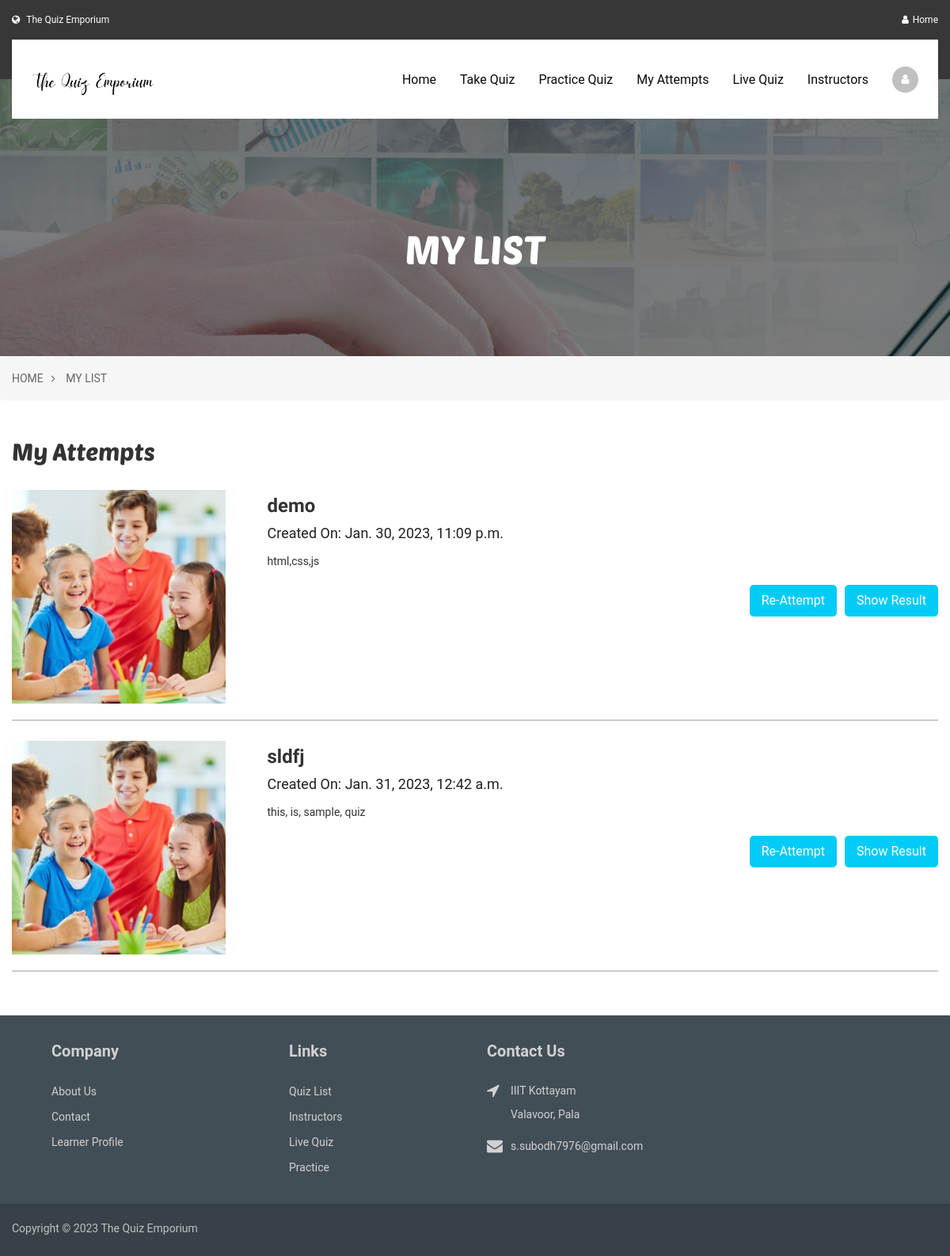
The app's page /learner/quiz-list (signed in) with its own data.
### instructor/models.py (models this page shows, shortened)
class QuizPost(models.Model):
    id = models.UUIDField(primary_key=True, default=uuid.uuid4)
    user = models.CharField(max_length=100)
    number = models.IntegerField()
    time_allot = models.IntegerField()
    tags = models.CharField(max_length=150)
    created_at = models.DateTimeField(default=datetime.now)
    title = models.TextField(max_length=100)
    total_marks = models.IntegerField(default=100)
    attempt_count = models.IntegerField(default=0)
    difficulty = models.TextField(default='easy')
    live = models.BooleanField(default=False)
    description = models.TextField(default=None)

### student/views.py (the view)
# urls.py: path('quiz-list', views.quiz_list, name='quiz-list'),
@user_passes_test(learner_check, login_url='/learner/signin')
def quiz_list(response):
    user = response.user.username
    ls = QuizRecord.objects.filter(user=user).all()
    quiz_ls = []
    for quiz in ls:
        quiz_ls.append(QuizPost.objects.get(id=quiz.id_quiz))
    return render(response, 'learner/quiz-list.html', {'quiz_ls': quiz_ls})

### student/views.py (called while the page is built)
def learner_check(user):
    if user.id:
        if LearnerProfile.objects.filter(user=user).exists():
            return True
        else:
            return False
    return False

### student/templates/learner/quiz-list.html (shortened to what this page needs)
{% extends 'learner/base.html' %}
{% load static %}
{% block content %}
<section class="banner inner-page">
        	<div class="banner-img"><img src="{% static 'images/banner/courses-banner.jpg' %}" alt=""></div>
            <div class="page-title">
	            <div class="container">
                    <h1>My List</h1>
                </div>
            </div>
        </section>
        <section class="breadcrumb">
        	<div class="container">
            	<ul>
                	<li><a href="/learner">Home</a></li>
                    <li><a href="/learner/quiz-list">My List</a></li>
                </ul>
            </div>
        </section>
        <div class="user-dashboard">
        	<div class="container">
            	<div class="section-title">
                	<h2>My Attempts</h2>
                </div>
                <div class="archived-course">
                  {% for quiz in quiz_ls %}
                	<div class="course-list">
                    	<div class="img">
                        	<img src="{% static 'images/courses/courses-img4.jpg' %}" alt="">
                        </div>
                        <div class="info">
                        	<div class="name">{{ quiz.title }}</div>
                            <div class="date">Created On: {{ quiz.created_at }} </div>
                            <p>{{ quiz.tags }}</p>
                            <div class="btn-block">
                                <a href="/learner/quiz-result?quiz_id={{ quiz.id }}" class="btn">Show Result</a>
                                <a href="/learner/take-quiz?quiz_id={{ quiz.id }}" class="btn">Re-Attempt</a>
                            </div>
                        </div>
                    </div>
                   {% endfor %}
                </div>
            </div>
        </div>
{% endblock %}

### records on screen
QuizPost: title "demo", created_at "Jan. 30, 2023, 11:09 p.m.", tags "html,css,js"
QuizPost: title "sldfj", created_at "Jan. 31, 2023, 12:42 a.m.", tags "this, is, sample, quiz"
